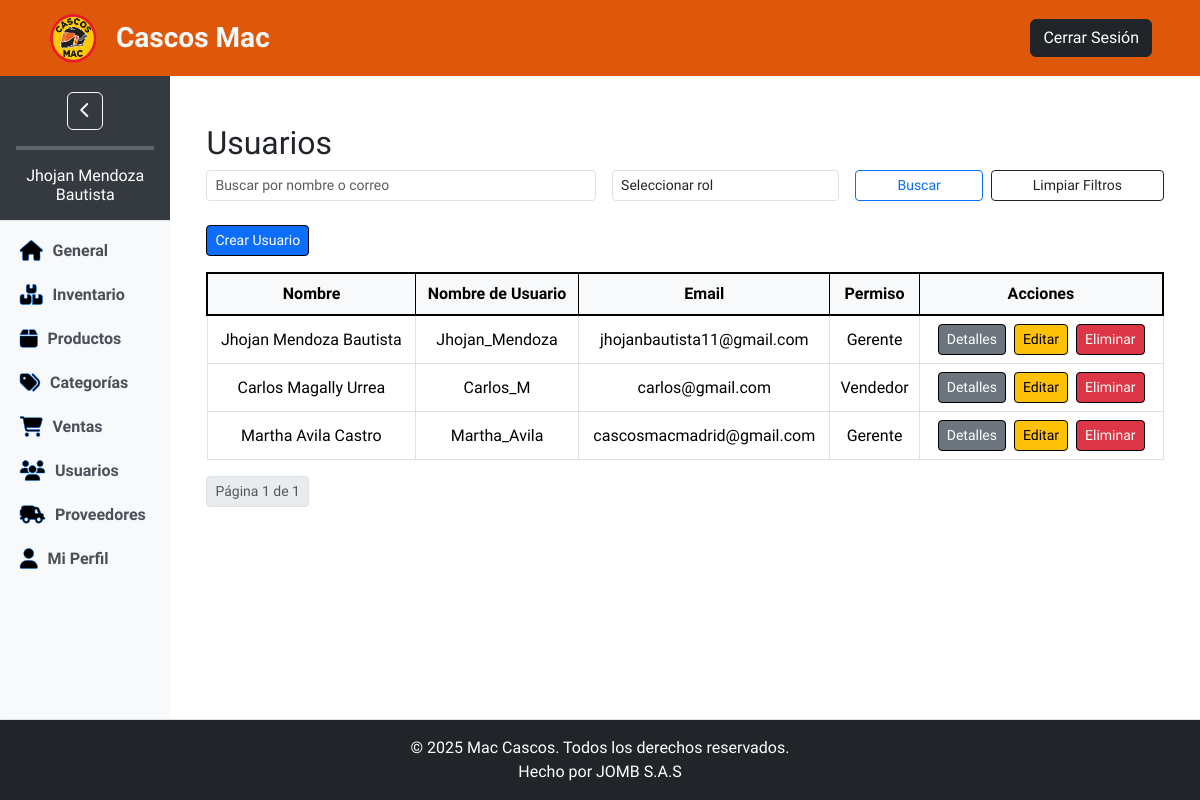
Before: /usuarios/listar/ (signed in) with the older database file.
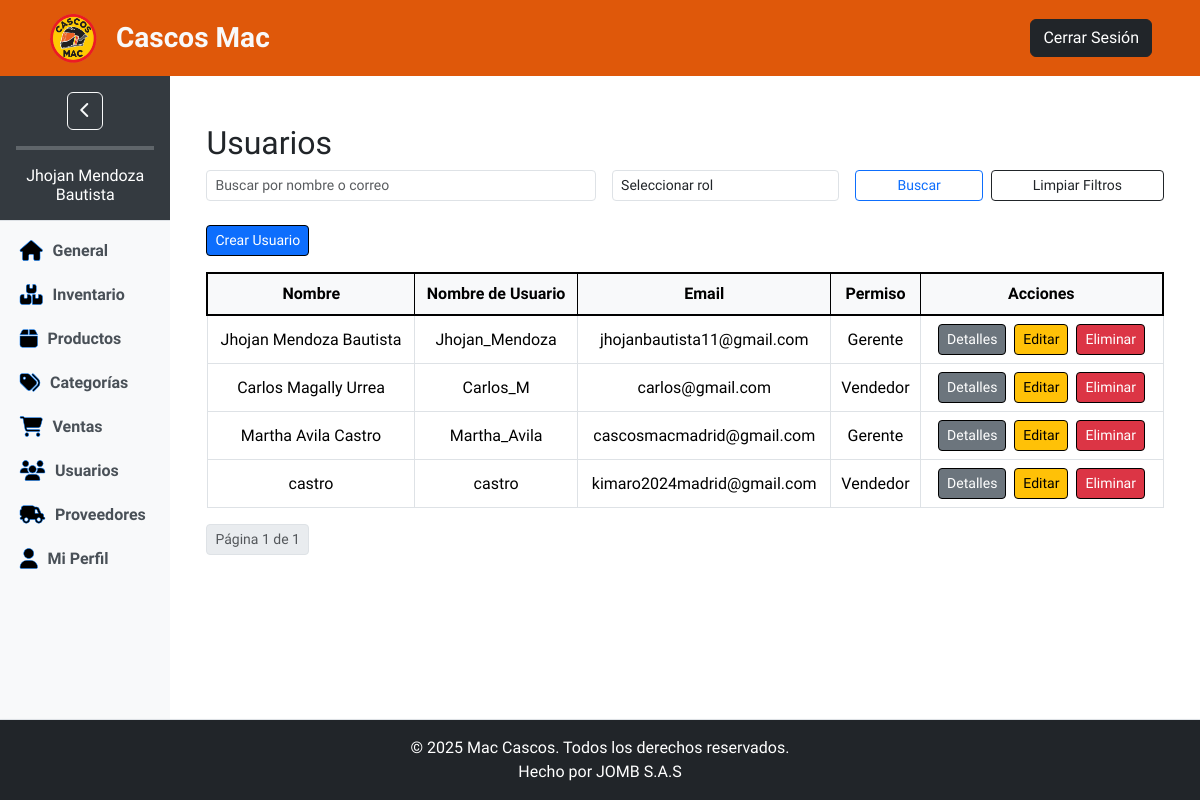
After: the same page with the newer database file.
### usuarios/models.py (models this page shows, shortened)
class Usuario(AbstractUser):
    EMAIL_FIELD = 'email'
    ROLES = (
        ('', 'Seleccione una opción'),
        ('gerente', 'Gerente'),
        ('vendedor', 'Vendedor'),
    )
    email = models.EmailField(unique=True)
    rol = models.CharField(
        max_length=20,
        choices=ROLES,
    )

### usuarios/views.py (the view)
# urls.py: path('listar/', ListarUsuariosView.as_view(), name='listar_usuarios'),
class ListarUsuariosView(LoginRequiredMixin, ListView):
    login_url = 'login'  # Redirige si no está autenticado
    model = Usuario
    template_name = 'dashboard/usuarios/listar_usuarios.html'
    context_object_name = 'usuarios'
    paginate_by = 10
    def dispatch(self, request, *args, **kwargs):
        if request.user.rol != 'gerente':
            return render(request, 'errores/403.html', status=403)
        return super().dispatch(request, *args, **kwargs)
    def get_queryset(self):
        query = self.request.GET.get('q', '')
        rol = self.request.GET.get('rol', '')
        queryset = Usuario.objects.all()
        if query:
            queryset = queryset.filter(
                Q(username__icontains=query) | Q(email__icontains=query)
            )
        if rol:
            queryset = queryset.filter(rol=rol)
        return queryset
    def get_context_data(self, **kwargs):
        context = super().get_context_data(**kwargs)
        return context

### templates/dashboard/usuarios/listar_usuarios.html (shortened to what this page needs)
{% extends 'base_dashboard.html' %}
{% load static %}
{% block content %}
<div class="container mt-4">
    <h2>Usuarios</h2>
    <form method="GET" class="mb-4">
        <div class="row g-3">
            <div class="col-md-5">
                <input type="text" name="q" class="form-control form-control-sm" placeholder="Buscar por nombre o correo" value="{{ request.GET.q }}">
            </div>
            <div class="col-md-3">
                <select name="rol" class="form-control form-control-sm">
                    <option value="" {% if not request.GET.rol %}selected{% endif %}>Seleccionar rol</option>
                </select>
            </div>
            <div class="col-md-4 d-flex justify-content-between align-items-center">
                <button class="btn btn-outline-primary btn-sm flex-grow-1" type="submit">Buscar</button>
                <a href="{% url 'listar_usuarios' %}" class="btn btn-outline-dark btn-sm flex-grow-1 ms-2">Limpiar Filtros</a>
            </div>
        </div>
    </form>
    <a class="btn btn-sm btn-primary border-black" href="{% url 'crear_usuario' %}">Crear Usuario</a>
    <div class="table-responsive">
        <table class="table table-hover mt-3">
            <thead class="table-light text-center align-middle">
                <tr>
                    <th class="border-black border-end">Nombre</th>
                    <th class="border-black border-end">Nombre de Usuario</th>
                    <th class="border-black border-end">Email</th>
                    <th class="border-black border-end">Permiso</th>
                    <th class="border-black border-end">Acciones</th>
                </tr>
            </thead>
            <tbody class="text-center align-middle">
                {% for usuario in usuarios %}
                <tr class="table-row">
                    <td class="border">{{ usuario.get_full_name|default:usuario.username }}</td>
                    <td class="border">{{ usuario.username }}</td>
                    <td class="border">{{ usuario.email }}</td>
                    <td class="border">
                        {% if usuario.rol == 'gerente' %}Gerente{% endif %}
                        {% if usuario.rol == 'vendedor' %}Vendedor{% endif %}
                    </td>
                    <td class="border text-center">
                        <div class="d-flex flex-column align-items-center">
                            <div class="d-flex">
                                <a href="{% url 'detalle_usuario' usuario.pk %}"
                                class="btn btn-secondary btn-sm mx-1 border-black">Detalles</a>
                                <a href="{% url 'editar_usuario' usuario.pk %}"
                                    class="btn btn-warning btn-sm mx-1 border-black">Editar</a>
                                <button class="btn btn-danger btn-sm mx-1 border-black" data-bs-toggle="modal" data-bs-target="#eliminarModal-{{ usuario.id }}">
                                    Eliminar
                                </button>
                            </div>
                        </div>
                    </td>
                </tr>
                {% empty %}
                <tr>
                    <td colspan="5">No hay usuarios disponibles.</td>
                </tr>
                {% endfor %}
            </tbody>
        </table>
        <div class="align-items-center mt-2">
            <div class="pagination">
                <ul class="pagination pagination-sm">
                    <li class="page-item disabled">
                        <span class="page-link">Página {{ page_obj.number }} de {{ page_obj.paginator.num_pages }}</span>
                    </li>
                </ul>
            </div>
        </div>
    </div>
</div>
{% endblock %}

### templates/base_dashboard.html (shortened to what the changed rows need)
{% load static %}
<!DOCTYPE html>
<html lang="es">
<head>
    <link rel="stylesheet" href="{% static 'css/base_dash.css' %}">
    <link href="https://cdn.jsdelivr.net/npm/bootstrap@5.3.3/dist/css/bootstrap.min.css" rel="stylesheet"
>
    <link href="https://cdnjs.cloudflare.com/ajax/libs/font-awesome/6.0.0-beta3/css/all.min.css" rel="stylesheet">
    <link rel="stylesheet" href="https://cdn.jsdelivr.net/npm/bootstrap-icons@1.11.3/font/bootstrap-icons.min.css">
</head>
<body class="d-flex flex-column min-vh-100">
    <div class="d-flex flex-grow-1 overflow-hidden">
        {% if user.is_authenticated %}
            <aside class="sidebar bg-light overflow-hidden" id="sidebar">
                <div class="sidebar-header">
                    <div class="align-items-center align-content-center">
                        <div class="align-items-center align-content-center mb-3">
                            <button class="btn btn-outline-light ms-auto" id="sidebar-toggle">
                                <i class="fas fa-chevron-left" id="boton-colapso"></i>
                            </button>
                        </div>
                        <hr class="border border-2" id="division-bar">
                        <div id="user-name-column">
                            <h1 class="fs-6 mb-0" id="sidebar-user-name">
                                {{ request.user.get_full_name }}
                            </h1>
                        </div>
                    </div>
                </div>
                <nav class="sidebar-nav text-center">
                    <ul class="nav flex-column mt-2">
                        {% if user.rol == 'gerente' %}
                            <li class="nav-item">
                                <a href="{% url 'dashboard_gerente' %}" class="nav-link ajax-link" data-bs-toggle="tooltip"
                                    title="General">
                                    <i class="fa fa-house"></i> General
                                </a>
                            </li>
                            <li class="nav-item">
                                <a href="{% url 'inventario' %}" class="nav-link ajax-link" data-bs-toggle="tooltip"
                                    title="Inventario">
                                    <i class="fa fa-boxes"></i> Inventario
                                </a>
                            </li>
                            <li class="nav-item">
                                <a href="{% url 'contenido_productos' %}" class="nav-link ajax-link" data-bs-toggle="tooltip"
                                    title="Productos">
                                    <i class="fa fa-box"></i> Productos
                                </a>
                            </li>
                            <li class="nav-item">
                                <a href="{% url 'contenido_categorias' %}" class="nav-link ajax-link" data-bs-toggle="tooltip"
                                    title="Categorías">
                                    <i class="fa fa-tags"></i> Categorías
                                </a>
                            </li>
                            <li class="nav-item">
                                <a href="{% url 'ventas:contenido_ventas' %}" class="nav-link ajax-link"
                                    data-bs-toggle="tooltip" title="Ventas">
                                    <i class="fa fa-shopping-cart"></i> Ventas
                                </a>
                            </li>
                            <li class="nav-item">
                                <a href="{% url 'listar_usuarios' %}" class="nav-link ajax-link" data-bs-toggle="tooltip"
                                    title="Usuarios">
                                    <i class="fa fa-users"></i> Usuarios
                                </a>
                            </li>
                            <li class="nav-item">
                                <a href="{% url 'contenido_proveedores' %}" class="nav-link ajax-link" data-bs-toggle="tooltip"
                                    title="Proveedores">
                                    <i class="fa fa-truck-field"></i> Proveedores
                                </a>
                            </li>
                            <li class="nav-item">
                                <a href="{% url 'mi_perfil' %}" class="nav-link ajax-link" data-bs-toggle="tooltip"
                                    title="Usuarios">
                                    <i class="fa fa-user"></i> Mi Perfil
                                </a>
                            </li>
                        {% endif %}
                    </ul>
                </nav>
            </aside>
        {% endif %}
        <main class="flex-grow-1 overflow-auto p-4 container-fluid">
            {% block content %}{% endblock %}
        </main>
    </div>
</body>
</html>

Changed rows visible on the page:
added Usuario: get_full_name "castro", username "castro", email "kimaro2024madrid@gmail.com", rol "Vendedor"
